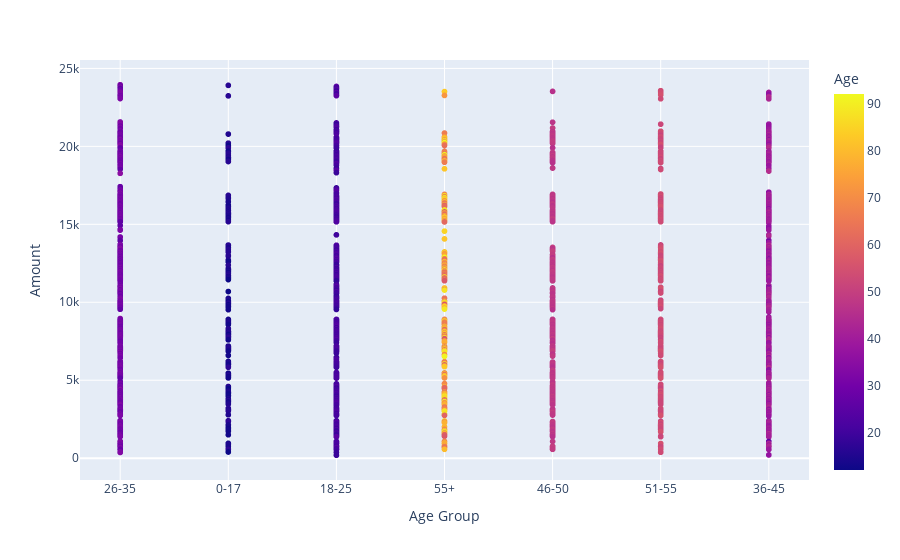

Notebook cell for this chart:
### Code cell
fig=px.scatter(diwali,x='Age Group',y='Amount',color='Age')
fig.show()

### Figure 1 — Plotly figure (JSON) as saved in the notebook; plotly's stock layout.template omitted (floating-point values rounded to 4 significant figures; data arrays with more than 128 entries replaced by an {"elided": "..."} marker saying what was removed)
{"data": [{"hovertemplate": "Age Group=%{x}<br>Amount=%{y}<br>Age=%{marker.color}<extra></extra>", "legendgroup": "", "marker": {"color": {"elided": "11251 int values"}, "coloraxis": "coloraxis", "symbol": "circle"}, "mode": "markers", "name": "", "showlegend": false, "type": "scattergl", "x": {"elided": "11251 str values"}, "xaxis": "x", "y": {"elided": "11251 float values"}, "yaxis": "y"}], "layout": {"coloraxis": {"colorbar": {"title": {"text": "Age"}}, "colorscale": [[0, "#0d0887"], [0.1111, "#46039f"], [0.2222, "#7201a8"], [0.3333, "#9c179e"], [0.4444, "#bd3786"], [0.5556, "#d8576b"], [0.6667, "#ed7953"], [0.7778, "#fb9f3a"], [0.8889, "#fdca26"], [1, "#f0f921"]]}, "legend": {"tracegroupgap": 0}, "margin": {"t": 60}, "xaxis": {"anchor": "y", "domain": [0, 1], "title": {"text": "Age Group"}}, "yaxis": {"anchor": "x", "domain": [0, 1], "title": {"text": "Amount"}}}}
